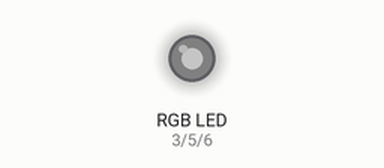
This sketch was run on a simulated Arduino Uno, built with avr-gcc and run on an emulated ATmega328P. On the bench: an RGB LED mixed from three pins (HIGH = lit). Dim RGB values are drawn brighter than linear.

Above: at 0.05 s.
At 0.65 s:
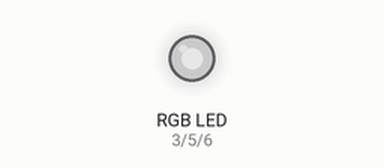
At 0.95 s:
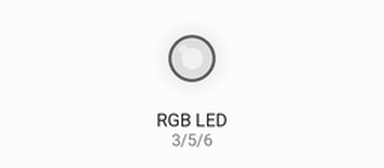
At 1.4 s:
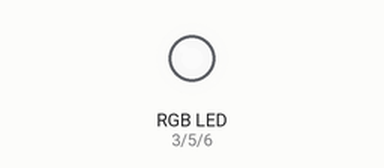
At 2.75 s:
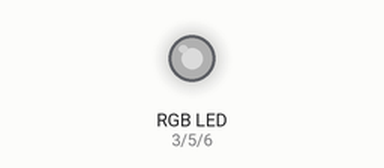
Timing chart, 0 to 7.0 s (numbered marks = the images above):
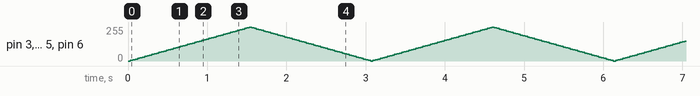

The sketch:

color_led_test.ino
```cpp
const uint8_t red = 3;
const uint8_t green = 5;
const uint8_t blue = 6;

void setup()
{
  pinMode(red,OUTPUT);
  pinMode(blue,OUTPUT);
  pinMode(green,OUTPUT);
}


int brightness = 0;
int fadeAmount = 5;
void loop(){
  //digitalWrite(green, 1);
  //digitalWrite(red, 0);
  //digitalWrite(blue,0);

  analogWrite(green,brightness);
  analogWrite(red,brightness);
  analogWrite(blue,brightness);

  brightness += fadeAmount;

  if(brightness == 0 || brightness == 255){
    fadeAmount = -fadeAmount;
  }
  delay(30);
}
```
